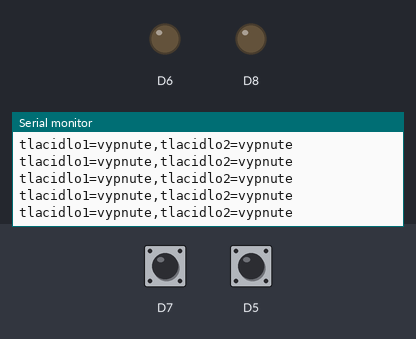
A sketch run on a simulated ESP8266 (NodeMCU). On the bench: output pins drawn as LEDs (lit = HIGH), the last lines printed to the serial monitor. The test bench sets the inputs (shaded band); at power-on: D7 HIGH, D5 HIGH.

Above: at 1.2 s.
1.3 s: D7 pulled LOW for 0.15 s
At 1.31 s:
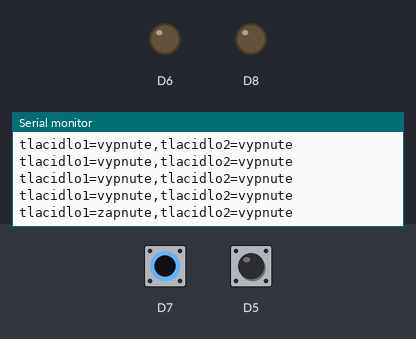
2.9 s: D5 pulled LOW for 0.15 s
At 2.91 s:
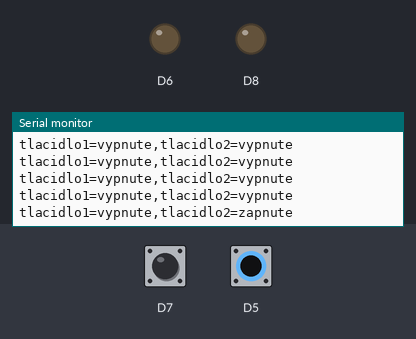
4.5 s: D7 driven LOW and D5 driven LOW
At 4.52 s:
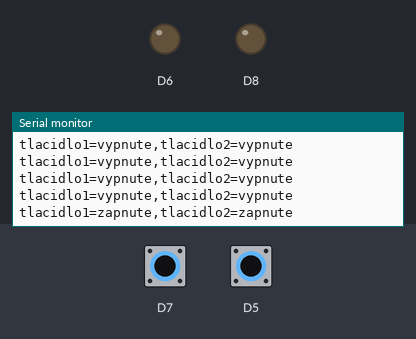

Measured:
- after the input at 1.3 s, the serial monitor: prints a new line at once (image 1)
- after the input at 2.9 s, the serial monitor: prints a new line at once (image 2)
- after the input at 4.5 s, the serial monitor: prints a new line at once (image 3)

The sketch:

testbutton.ino
```cpp
#ifdef __AVR__
enum {D8=8, D7=7, D6=6, D5=5};
#endif

void setup()
{
  Serial.begin(9600);

  pinMode(D8, OUTPUT);
  digitalWrite(D8, LOW);
  pinMode(D7, INPUT_PULLUP);

  pinMode(D6, OUTPUT);
  digitalWrite(D6, LOW);
  pinMode(D5, INPUT_PULLUP);
}

void loop()
{
  Serial.print("tlacidlo1=");
  if (digitalRead(D7)==LOW)
    Serial.print("zapnute");
  else
    Serial.print("vypnute");

  Serial.print(",tlacidlo2=");
  if (digitalRead(D5)==LOW)
    Serial.print("zapnute");
  else
    Serial.print("vypnute");
  Serial.print("\n");

  delay(100);
}
```
